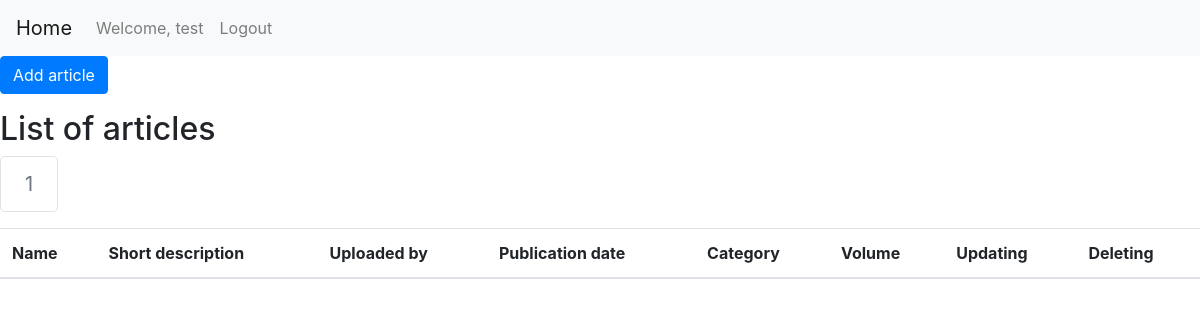
The app's page /my_articles/1 (signed in), older data.
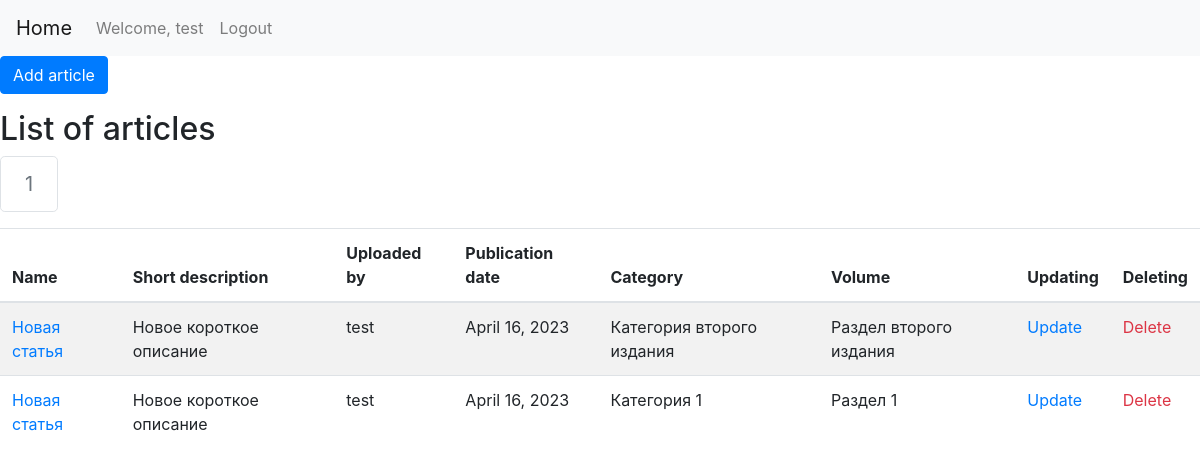
The same page, newer data.
### journal_website/models.py (models this page shows, shortened)
class Article(models.Model):
    name = models.ForeignKey(String, related_name='article_name', on_delete=models.CASCADE)
    short_description = models.ForeignKey(String, related_name='article_short_description', on_delete=models.CASCADE)
    publication_date = models.DateField()
    file_name = models.TextField()
    authors = models.ForeignKey(String, related_name='article_authors', on_delete=models.CASCADE)
    user = models.ForeignKey(User, related_name='article_custom_user', on_delete=models.SET_NULL, null=True)
    volume = models.ForeignKey(Volume, related_name='article_volume', on_delete=models.SET_NULL, null=True)
    category = models.ForeignKey(Category, related_name='article_category', on_delete=models.SET_NULL, null=True)
    class Meta:
        verbose_name_plural = 'articles'

class String(models.Model):
    russian = models.TextField()
    english = models.TextField(blank=True, null=True)
    def __str__(self):
        return self.russian
    class Meta:
        verbose_name_plural = 'strings'

class Category(models.Model):
    name = models.ForeignKey(String, related_name='category_name', on_delete=models.CASCADE)
    scientific_specialty = models.ForeignKey(ScientificSpecialty, related_name='category_scientific_specialty', on_delete=models.CASCADE)
    scientific_publication = models.ForeignKey(ScientificPublication, related_name='category_scientific_publication', on_delete=models.CASCADE)
    class Meta:
        verbose_name_plural = 'categories'

class Volume(models.Model):
    name = models.ForeignKey(String, related_name='volume_name', on_delete=models.CASCADE)
    scientific_publication = models.ForeignKey(ScientificPublication, related_name='volume_scientific_publication', on_delete=models.CASCADE)
    class Meta:
        verbose_name_plural = 'volumes'

### journal_website/views.py (the view)
# urls.py: path("my_articles/<int:number_of_page>", views.display_page_with_articles_for_specific_user, name="specific_user_articles_with_pagination"),
@login_required
def display_page_with_articles_for_specific_user(request, number_of_page):
	pagination_for_articles = article.get_pagination_for_list_of_articles(list_of_articles=article.get_all_articles_for_user(request.user), number_of_articles_per_page=5, number_of_page_to_display=number_of_page)
	return render(request, "article/articles_for_specific_user.html", {'pagination_for_articles': pagination_for_articles})

### journal_website/repositories/ArticleRepository.py (called while the page is built)
    def get_all_articles_for_user(self, user):
        return self.__article_model.objects.filter(user=user)

    def get_pagination_for_list_of_articles(self, list_of_articles, number_of_articles_per_page, number_of_page_to_display):
        paginator = Paginator(list_of_articles, per_page=number_of_articles_per_page)
        return paginator.get_page(number_of_page_to_display)

### journal_website/templates/article/articles_for_specific_user.html (shortened to what this page needs)
{% extends 'main/layout.html' %}
{% block body %}
{% load crispy_forms_tags %}
<body>
<nav class="navbar navbar-expand-lg navbar-light bg-light">
    <a class="navbar-brand" href="/">Home</a>
    <div class="collapse navbar-collapse" id="navbarText">
      <ul class="navbar-nav mr-auto">
        {% if user.is_authenticated %}
        <li class="nav-item">
          <a class="nav-link" href="#">Welcome, {{user.username}}</a>
        </li>
        <li class="nav-item">
          <a class="nav-link" href="/logout">Logout</a>
        </li>
        {% endif %}
      </ul>
    </div>
</nav>
<p><a href="{% url 'scientific_publications_with_pagination' 1 %}" class="btn btn-primary">Add article</a></p>
<h2>List of articles</h2>
<nav aria-label="Page navigation">
  <ul class="pagination pagination-lg">
    {% block pagination %}
    {% for number_of_page in pagination_for_articles.paginator.get_elided_page_range %}
        {% if number_of_page == pagination_for_articles.paginator.ELLIPSIS %}
          {{ number_of_page }}
        {% else %}
          {% if number_of_page == pagination_for_articles.number %}
            <li class="page-item disabled">
              <a class="page-link" href="#" tabindex="-1">{{ number_of_page }}</a>
            </li>
          {% else %}
              <li class="page-item"><a class="page-link" href="{% url 'specific_user_articles_with_pagination' number_of_page %}">{{ number_of_page }}</a></li>
          {% endif %}
        {% endif %}
    {% endfor %}
    {% endblock %}
  </ul>
</nav>
<div class="table-responsive">
  <table class="table table-striped">
    <thead>
      <tr>
        <th>Name</th>
        <th>Short description</th>
        <th>Uploaded by</th>
        <th>Publication date</th>
        <th>Category</th>
        <th>Volume</th>
        <th>Updating</th>
        <th>Deleting</th>
      </tr>
    </thead>
    <tbody>
      {% block article %}
        {% for article in pagination_for_articles %}
          <tr>
            <td><a href="{% url 'article_details' article.pk %}">{{ article.name }}</a></td>
            <td>{{ article.short_description }}</td>
            <td>{{ article.user }}</td>
            <td>{{ article.publication_date }}</td>
            <td>{{ article.category.name }}</td>
            <td>{{ article.volume.name }}</td>
            <td><a href="{% url 'update_article' article.pk %}">Update</a></td>
            <td><a class="text-danger" href="{% url 'delete_article' article.pk %}">Delete</a></td>
          </tr>
        {% endfor %}
      {% endblock %}
    </tbody>
  </table>
</div>
</body>
{% endblock %}

Row changes from the older to the newer data that the page shows:
added Article: name "Новая статья", short_description "Новое короткое описание", user "test", publication_date "April 16, 2023", category.name "Категория второго издания", volume.name "Раздел второго издания"
added Article: name "Новая статья", short_description "Новое короткое описание", user "test", publication_date "April 16, 2023", category.name "Категория 1", volume.name "Раздел 1"
